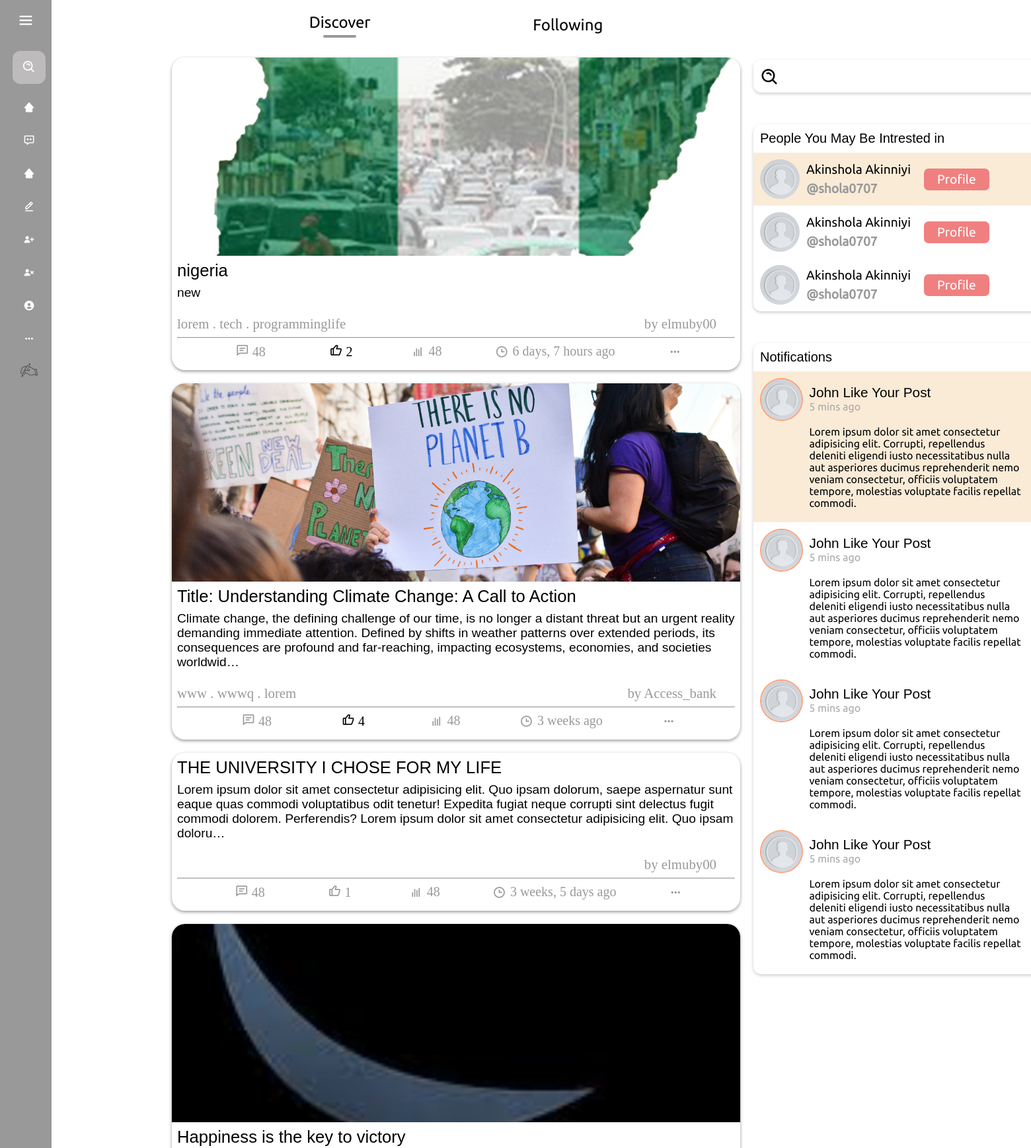
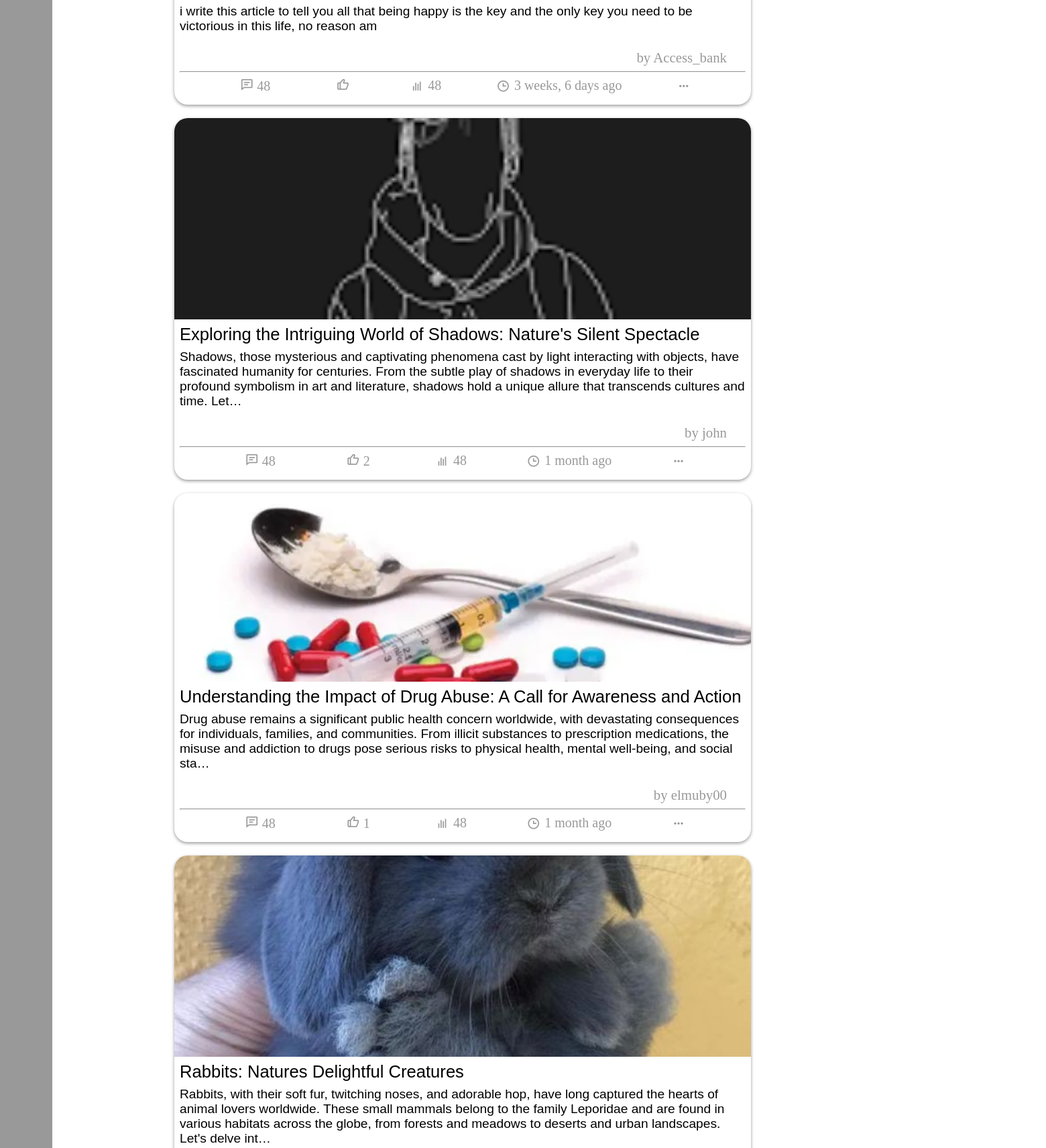
/ (signed in, upper part), run on the app's committed database (2 pictures, top to bottom).
### blog/models.py (models this page shows, shortened)
class Post(models.Model):
    id = models.UUIDField(primary_key = True, default = uuid.uuid4)
    user = models.ForeignKey(Profile, on_delete= models.SET_NULL, null= True)
    image = models.ImageField(upload_to='post_images', default=None, null=True, blank=True)
    topic = models.CharField(max_length=100, null = True, blank=True)
    caption = models.TextField()
    category = models.ManyToManyField(category, related_name='cats', blank=True)
    created = models.DateTimeField(default = datetime.now)
    likes = models.ManyToManyField(Profile, related_name='likes', blank=True)

class category(models.Model):
    category = models.CharField(max_length=200)

class Profile(models.Model):
    user = models.OneToOneField(User, on_delete=models.CASCADE)
    bio = models.TextField(null=True, blank=True)
    dob = models.DateField(null=True, blank=True)
    profile_img =  models.ImageField( upload_to='profile_images', default='default.jpg')
    location = models.CharField(null=True, blank=True, max_length=100)
    website = models.CharField(null=True, blank=True,max_length=100)
    def __str__(self):
        return self.user.username

### blog/views.py (the view)
# urls.py: path("", views.homepage , name="home-page"),
def homepage(request):
    if request.user.is_authenticated:
        d_user = User.objects.get(username=request.user)
        c_user_profile = Profile.objects.get(user=d_user)
        posts = Post.objects.all()
        context = {"post": posts, "c_user_profile": c_user_profile}
        return render(request, "index.html", context)
    else:
        return redirect("signin-page")

### templates/index.html (shortened to what this page needs)
{% load static %}
<!DOCTYPE html>
<html lang="en">
<head>
    <link rel="stylesheet" href="">
</head>
<body>
    {% include 'navbar.html' %}
    <div class="home-page-seperating-div">
        <div  style="margin-left: 250px;" class="post_section">
            <div class="discandfoll">
                <div>
                    <a href="">Discover</a>
                    <p></p>
                </div>
                <div>
                    <a href="">Following</a>
                </div>
            </div>
            {% include 'post_listing.html' %}
        </div>
        <div class="sidebar_section">
            {% include 'sidebar.html' %}
        </div>
    </div>
</body>
</html>

### templates/post_listing.html (shortened to what this page needs)
{% load static %}
<link
  href="https://unpkg.com/boxicons@2.1.4/css/boxicons.min.css"
  rel="stylesheet"
/>
<link rel="stylesheet" href="{% static 'css/post_listing.css' %}" />
<body>
  {% for dposts in post reversed %}
  <div style="padding: 10px; width: 55rem;">
    <div class="user_post">
      <a style="text-decoration: none; color: #000" href="{% url 'post_details' dposts.id %}">
        <div class="post_img_div">
          {% if dposts.image %}
          <img src="{{ dposts.image.url }}" class="post_img" />
          {% endif %}
        </div>
        <div class="post_heading">{{ dposts.topic }}</div>
        <div class="post_body">{{ dposts.caption|truncatechars:300 }}</div>
      </a>
      <div class="post_info">
        <div class="post_about">
          <div class="post_about_links">
            {% for cat in dposts.category.all %}
            <a href="#">{{ cat.category }}</a>
            {% if not forloop.last %} . {% endif %} {% endfor %}
          </div>
          <a href="/profile/{{ dposts.user}}" class="post_owner"
            >by {{ dposts.user }}</a
          >
        </div>
        <hr />
        <div class="actions">
          <div class="action_btns comment">
            <a href="/post_details#comment">
              <i class="bx bx-comment-detail"></i>
              <span>48</span>
            </a>
          </div>
          {% if c_user_profile in dposts.likes.all %}
          <div class="action_btns like liked">
            <a href="/like_post?post_id={{dposts.id}}">
              <i class="bx bx-like"></i>
              {% if dposts.likes.count == 0 %}
              <span></span>
              {% else %}
              <span>{{dposts.likes.count}}</span>
              {% endif %}
            </a>
          </div>
          {% else %}
          <div class="action_btns like">
            <a href="/like_post?post_id={{dposts.id}}">
              <i class="bx bx-like"></i>
              {% if dposts.likes.count == 0 %}
              <span></span>
              {% else %}
              <span>{{dposts.likes.count}}</span>
              {% endif %}
            </a>
          </div>
          {% endif %}
          <div class="action_btns views">
            <i class="bx bx-bar-chart"></i>
            <span>48</span>
          </div>
          <div class="action_btns views">
            <i class="bx bx-time"></i>
            <span>{{dposts.created | timesince }} ago</span>
          </div>
          <div>
            <i class="bx bx-dots-horizontal-rounded"></i>
          </div>
        </div>
      </div>
    </div>
  </div>
  {% endfor %}
</body>

### static/css/navbar.css (style rules this page uses)
* { margin: 0; padding: 0; box-sizing: border-box; }
body { position: relative; min-height: 100vh; width: 100%; }

### static/css/post_listing.css (style rules this page uses)
.user_post { background-color: white; border-radius: 20px; box-shadow: 0 2px 5px 0 rgba(0, 0, 0, 0.4); overflow: hidden; }
.post_img_div { overflow: hidden; padding: 0; }
.post_img_div > img { display: block; width: 100%; max-height: 300px; object-fit: cover; object-position: center; transition: 900ms ease; }
.post_heading { padding: 0.5rem; padding-bottom: 0; font-size: 1.6rem; font-family: sans-serif; }
.post_body { font-family: sans-serif; font-size: 1.2rem; padding: 0.5rem; }
.post_info, .post_info a { color: #999; padding: 0.5rem; }
.post_about { display: flex; padding: 0 20px 0 0px; align-items: center; justify-content: space-between; font-size: 1.3rem; font-family: barlow; }
.post_about_links a { padding: 0; text-decoration: none; transition: .5s ease; }
.actions { display: flex; align-items: center; justify-content: space-evenly; font-size: 20px; }
.actions div { display: flex; align-items: center; justify-content: center; font-family: barlow; gap: 0.4rem; }
.actions div a { text-decoration: none; }
.post_owner { padding: 0; text-decoration: none; transition: 0.3s ease; }
.like.liked a i { color: black; }
.like.liked a span { color: black; }

### static/css/sidebar.css (style rules this page uses)
* { padding: 0; margin: 0; }

### templates/index.html (style rules this page uses)
.home-page-seperating-div { display: grid; grid-template-columns: 2.8fr 1.2fr; }
.discandfoll { display: flex; gap: 3rem; align-items: center; justify-content: space-evenly; font-family: ubuntu; padding: 20px; font-size: 1.5rem; }
.discandfoll a { color: black; text-decoration: none; }
.discandfoll div p { width: 50px; height: 4px; background-color: #999; border-radius: 20px; }
.discandfoll > div { display: flex; flex-direction: column; align-items: center; justify-content: center; gap: .3rem; }
.sidebar_section { margin-top: 80px; }

### data on the page
Post: image (picture), topic "nigeria", caption "new", user "elmuby00", likes.count "2", created "6 days, 7 hours"
category: category "lorem"
category: category "tech"
category: category "programminglife"
Post: image (picture), topic "Title: Understanding Climate Change: A Call to Action", caption "Climate change, the defining challenge of our time, is no longer a distant threat but an urgent reality demanding immediate attention. Defined by shifts in weather patterns over extended periods, its consequences are profound and far-reaching, impacting ecosystems, economies, and societies worldwid…", user "Access_bank", likes.count "4", created "3 weeks"
category: category "www"
category: category "wwwq"
Post: topic "THE UNIVERSITY I CHOSE FOR MY LIFE", caption "Lorem ipsum dolor sit amet consectetur adipisicing elit. Quo ipsam dolorum, saepe aspernatur sunt eaque quas commodi voluptatibus odit tenetur! Expedita fugiat neque corrupti sint delectus fugit commodi dolorem. Perferendis? Lorem ipsum dolor sit amet consectetur adipisicing elit. Quo ipsam doloru…", user "elmuby00", likes.count "1", created "3 weeks, 5 days"
Post: image (picture), topic "Happiness is the key to victory", caption "i write this article to tell you all that being happy is the key and the only key you need to be victorious in this life, no reason am", user "Access_bank", created "3 weeks, 6 days"
Post: image (picture), topic "Exploring the Intriguing World of Shadows: Nature's Silent Spectacle", caption "Shadows, those mysterious and captivating phenomena cast by light interacting with objects, have fascinated humanity for centuries. From the subtle play of shadows in everyday life to their profound symbolism in art and literature, shadows hold a unique allure that transcends cultures and time. Let…", user "john", likes.count "2", created "1 month"
Post: image (picture), topic "Understanding the Impact of Drug Abuse: A Call for Awareness and Action", caption "Drug abuse remains a significant public health concern worldwide, with devastating consequences for individuals, families, and communities. From illicit substances to prescription medications, the misuse and addiction to drugs pose serious risks to physical health, mental well-being, and social sta…", user "elmuby00", likes.count "1", created "1 month"
Post: image (picture), topic "Rabbits: Natures Delightful Creatures", caption "Rabbits, with their soft fur, twitching noses, and adorable hop, have long captured the hearts of animal lovers worldwide. These small mammals belong to the family Leporidae and are found in various habitats across the globe, from forests and meadows to deserts and urban landscapes. Let's delve int…"
